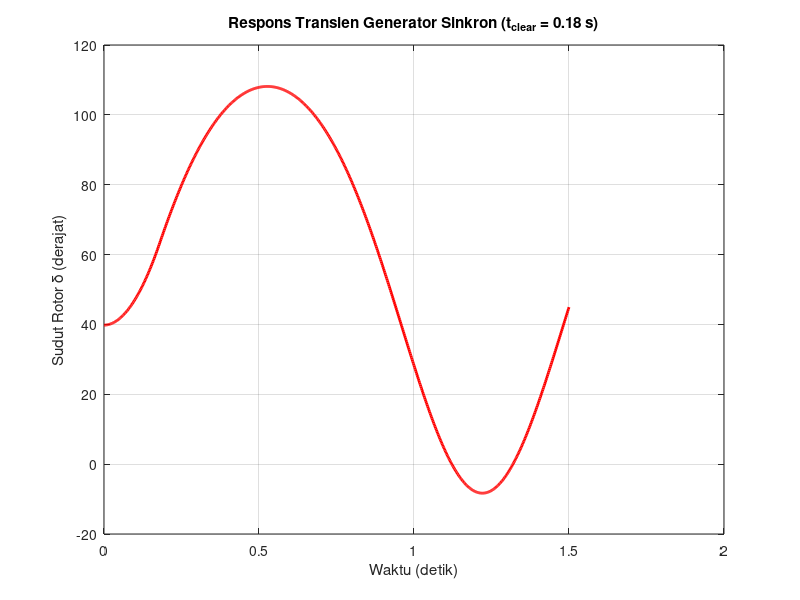

Here is the MATLAB script that generated this plot:
%% DSTL 2026 - MINGGU 12: PERSAMAAN AYUNAN & STABILITAS TRANSIEN
%% Program Studi S1 Teknik Elektro - Universitas Bengkulu
%% Dosen: Ir. Novalio Daratha, S.T., M.Sc., Ph.D.

clear; clc; close all;

fprintf('=== SIMULASI DINAMIKA SUDUT ROTOR PERSAMAAN AYUNAN ===\n');
H = 5.0;            % Inersia 5 detik
f0 = 50;            % Frekuensi 50 Hz
Pm = 0.8;           % Daya mekanis 0.8 pu
Pmax = 1.25;        % Transfer daya maksimum 1.25 pu
t_clear = 0.18;     % Waktu pemutusan gangguan (s)
t_end = 1.5;        % Durasi simulasi 1.5 s
dt = 0.002;

t = 0:dt:t_end;
delta = zeros(size(t));
omega = zeros(size(t));

delta(1) = asin(Pm / Pmax); % Sudut stabil awal

for i = 1:length(t)-1
    if t(i) < t_clear
        Pe = 0; % Gangguan hubung singkat di bus generator
    else
        Pe = Pmax * sin(delta(i));
    end
    
    Pa = Pm - Pe;
    omega(i+1) = omega(i) + (pi * f0 / H * Pa) * dt;
    delta(i+1) = delta(i) + omega(i+1) * dt;
end

figure('Name', 'Dinamika Sudut Rotor', 'NumberTitle', 'off');
plot(t, delta * 180 / pi, 'r-', 'LineWidth', 2); grid on;
xlabel('Waktu (detik)'); ylabel('Sudut Rotor \delta (derajat)');
title(sprintf('Respons Transien Generator Sinkron (t_{clear} = %.2f s)', t_clear));
